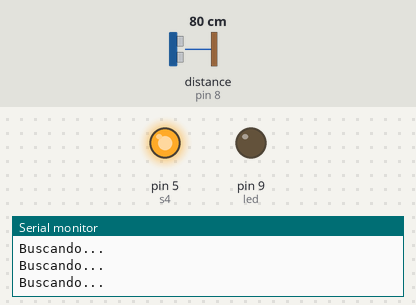
The sketch below on a simulated Arduino Uno, built with avr-gcc and run on an emulated ATmega328P. Shown: output pins drawn as LEDs (lit = HIGH), the last lines printed to the serial monitor. Wiring (inferred from the names in the program): ultrasonic range finder: trigger pin 7; echo pin 8. The test bench sets the inputs (shaded band); at power-on: distance to the obstacle (sensor on pin 8) 80 cm. The echo pulse lasts 58.3 µs per cm; pins used as bus, display or sensor lines are not drawn.

Above: at 1.2 s.
1.3 s: distance to the obstacle (sensor on pin 8) set to 33 cm
2.8 s: distance to the obstacle (sensor on pin 8) set to 28 cm
At 3.5 s:
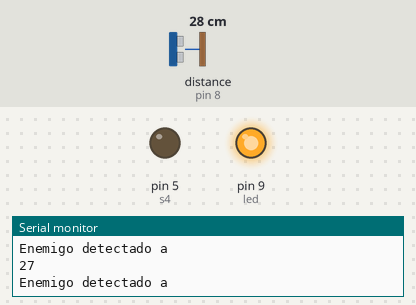
4.3 s: distance to the obstacle (sensor on pin 8) set to 35 cm
At 4.9 s:
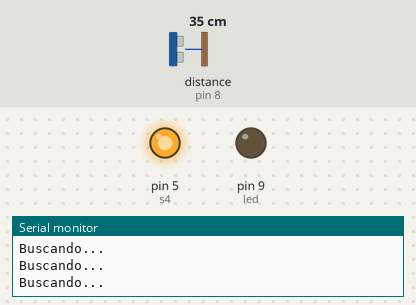
Timing chart, 0 to 7.3 s (numbered marks = the images above; inputs shaded):
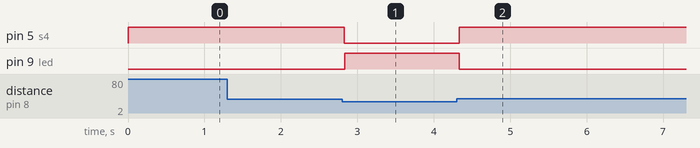

Measured:
- the behaviour switches between 31 and 30 cm on distance to the obstacle (sensor on pin 8) (found by bisection; images 0 and 1)
- after the input at 2.8 s, pin 5 (s4): HIGH → LOW at once; pin 9 (led): LOW → HIGH at once
- after the input at 4.3 s, pin 5 (s4): LOW → HIGH at once; pin 9 (led): HIGH → LOW at once

The sketch:

Sumo_sencillo.ino
```cpp
//Motores
int s1=2, s2=3, s3=4, s4=5, sa=6;

//Ultrasónico
int eco= 8, trig=7, ult_detec;
long d, t;

//LED
int led=9;

void setup() {
  Serial.begin(9600);
  pinMode(s1,OUTPUT);
  pinMode(s2,OUTPUT);
  pinMode(s3,OUTPUT);
  pinMode(s4,OUTPUT);
  pinMode(eco,INPUT);
  pinMode(trig,OUTPUT);
  pinMode(led,OUTPUT);
  digitalWrite(trig,LOW);
  digitalWrite(sa,HIGH);
}

void loop() {

  ultrasonic();

  //Ataque
  while(ult_detec==1)
  {
      Serial.println("Enemigo detectado a ");
      Serial.println(d);
      adelante();
      ultrasonic();
      digitalWrite(led,HIGH);
  }

  //Cuando no detecta enemigo ni fuera de la arena
      Serial.println("Buscando...");
      izquierda();
      ultrasonic();
      digitalWrite(led,LOW);
}

void adelante()
{
  digitalWrite(s1, HIGH);
  digitalWrite(s2, LOW);
  digitalWrite(s3, HIGH);
  digitalWrite(s4, LOW);
}

void izquierda()
{
  digitalWrite(s1, HIGH);
  digitalWrite(s2, LOW);
  digitalWrite(s3, LOW);
  digitalWrite(s4, HIGH);
}

void ultrasonic()
{
  digitalWrite(trig, HIGH);
  delayMicroseconds(10);
  digitalWrite(trig, LOW);

  t = pulseIn(eco, HIGH);
  d = t/59;
  if(d<30)
  {
    ult_detec=1;
  }
  else
  {
    ult_detec=0;
  }
}
```
